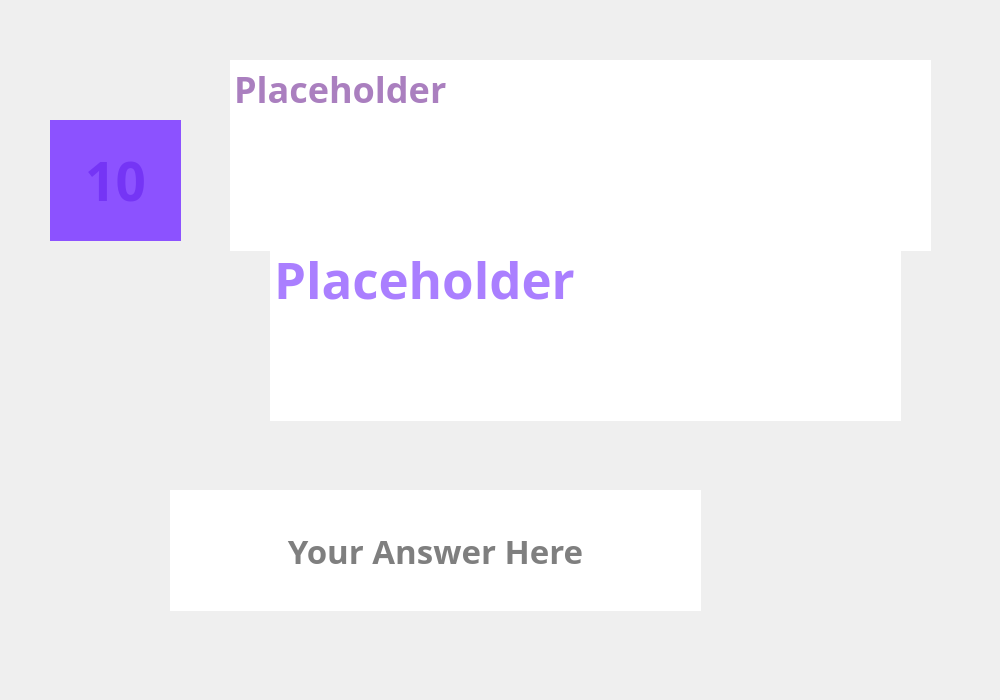
<?xml version="1.0" encoding="UTF-8"?>
<ui version="4.0">
 <class>Questions</class>
 <widget class="QWidget" name="Questions">
  <property name="geometry">
   <rect>
    <x>0</x>
    <y>0</y>
    <width>1000</width>
    <height>700</height>
   </rect>
  </property>
  <property name="minimumSize">
   <size>
    <width>750</width>
    <height>500</height>
   </size>
  </property>
  <property name="maximumSize">
   <size>
    <width>1000</width>
    <height>700</height>
   </size>
  </property>
  <property name="sizeIncrement">
   <size>
    <width>0</width>
    <height>0</height>
   </size>
  </property>
  <property name="windowTitle">
   <string>Question</string>
  </property>
  <widget class="QLabel" name="question_bg_asset">
   <property name="geometry">
    <rect>
     <x>1</x>
     <y>1</y>
     <width>998</width>
     <height>698</height>
    </rect>
   </property>
   <property name="minimumSize">
    <size>
     <width>750</width>
     <height>500</height>
    </size>
   </property>
   <property name="maximumSize">
    <size>
     <width>1000</width>
     <height>700</height>
    </size>
   </property>
   <property name="font">
    <font>
     <family>Segoe UI Black</family>
     <weight>75</weight>
     <bold>true</bold>
    </font>
   </property>
   <property name="text">
    <string/>
   </property>
   <property name="pixmap">
    <pixmap>../Picture Assets/game_bg.png</pixmap>
   </property>
   <property name="scaledContents">
    <bool>true</bool>
   </property>
  </widget>
  <widget class="QLineEdit" name="answer_user">
   <property name="geometry">
    <rect>
     <x>170</x>
     <y>490</y>
     <width>531</width>
     <height>121</height>
    </rect>
   </property>
   <property name="font">
    <font>
     <family>Segoe UI Black</family>
     <pointsize>25</pointsize>
     <weight>75</weight>
     <bold>true</bold>
    </font>
   </property>
   <property name="frame">
    <bool>false</bool>
   </property>
   <property name="alignment">
    <set>Qt::AlignCenter</set>
   </property>
   <property name="placeholderText">
    <string>Your Answer Here</string>
   </property>
   <property name="clearButtonEnabled">
    <bool>true</bool>
   </property>
  </widget>
  <widget class="QPushButton" name="ans_bt">
   <property name="geometry">
    <rect>
     <x>740</x>
     <y>480</y>
     <width>141</width>
     <height>141</height>
    </rect>
   </property>
   <property name="styleSheet">
    <string notr="true">QPushButton {border-radius: 70px;}

QPushButton:hover {

	background-color: rgb(125, 73, 229);
	}</string>
   </property>
   <property name="text">
    <string/>
   </property>
   <property name="icon">
    <iconset>
     <normaloff>../Picture Assets/ans_bt.png</normaloff>../Picture Assets/ans_bt.png</iconset>
   </property>
   <property name="iconSize">
    <size>
     <width>150</width>
     <height>165</height>
    </size>
   </property>
   <property name="shortcut">
    <string>Return</string>
   </property>
   <property name="flat">
    <bool>true</bool>
   </property>
  </widget>
  <widget class="QPushButton" name="back_bt">
   <property name="geometry">
    <rect>
     <x>70</x>
     <y>300</y>
     <width>101</width>
     <height>101</height>
    </rect>
   </property>
   <property name="styleSheet">
    <string notr="true">QPushButton {border-radius: 50px;}

QPushButton:hover {

	background-color: rgb(125, 73, 229);
	}</string>
   </property>
   <property name="text">
    <string/>
   </property>
   <property name="icon">
    <iconset>
     <normaloff>../Picture Assets/back_bt.png</normaloff>../Picture Assets/back_bt.png</iconset>
   </property>
   <property name="iconSize">
    <size>
     <width>100</width>
     <height>100</height>
    </size>
   </property>
   <property name="shortcut">
    <string>Esc</string>
   </property>
   <property name="flat">
    <bool>true</bool>
   </property>
  </widget>
  <widget class="QPlainTextEdit" name="number_quest">
   <property name="geometry">
    <rect>
     <x>270</x>
     <y>240</y>
     <width>631</width>
     <height>181</height>
    </rect>
   </property>
   <property name="font">
    <font>
     <family>Segoe UI Black</family>
     <pointsize>38</pointsize>
     <weight>75</weight>
     <bold>true</bold>
    </font>
   </property>
   <property name="tabletTracking">
    <bool>true</bool>
   </property>
   <property name="styleSheet">
    <string notr="true">color: rgb(85, 0, 255);</string>
   </property>
   <property name="frameShape">
    <enum>QFrame::NoFrame</enum>
   </property>
   <property name="frameShadow">
    <enum>QFrame::Plain</enum>
   </property>
   <property name="midLineWidth">
    <number>0</number>
   </property>
   <property name="sizeAdjustPolicy">
    <enum>QAbstractScrollArea::AdjustToContentsOnFirstShow</enum>
   </property>
   <property name="readOnly">
    <bool>true</bool>
   </property>
   <property name="textInteractionFlags">
    <set>Qt::TextSelectableByMouse</set>
   </property>
   <property name="placeholderText">
    <string>Placeholder</string>
   </property>
  </widget>
  <widget class="QPlainTextEdit" name="number_quest_2">
   <property name="geometry">
    <rect>
     <x>230</x>
     <y>60</y>
     <width>701</width>
     <height>191</height>
    </rect>
   </property>
   <property name="font">
    <font>
     <family>Segoe UI Black</family>
     <pointsize>27</pointsize>
     <weight>75</weight>
     <bold>true</bold>
    </font>
   </property>
   <property name="styleSheet">
    <string notr="true">color: rgb(85, 0, 127);</string>
   </property>
   <property name="frameShape">
    <enum>QFrame::NoFrame</enum>
   </property>
   <property name="frameShadow">
    <enum>QFrame::Plain</enum>
   </property>
   <property name="midLineWidth">
    <number>0</number>
   </property>
   <property name="sizeAdjustPolicy">
    <enum>QAbstractScrollArea::AdjustToContentsOnFirstShow</enum>
   </property>
   <property name="readOnly">
    <bool>true</bool>
   </property>
   <property name="textInteractionFlags">
    <set>Qt::TextSelectableByMouse</set>
   </property>
   <property name="placeholderText">
    <string>Placeholder</string>
   </property>
  </widget>
  <widget class="QLineEdit" name="round">
   <property name="geometry">
    <rect>
     <x>50</x>
     <y>120</y>
     <width>131</width>
     <height>121</height>
    </rect>
   </property>
   <property name="font">
    <font>
     <family>Segoe UI Black</family>
     <pointsize>40</pointsize>
     <weight>75</weight>
     <bold>true</bold>
    </font>
   </property>
   <property name="autoFillBackground">
    <bool>false</bool>
   </property>
   <property name="styleSheet">
    <string notr="true">color: rgb(93, 23, 235);
background-color: rgb(140, 82, 255);</string>
   </property>
   <property name="frame">
    <bool>false</bool>
   </property>
   <property name="alignment">
    <set>Qt::AlignCenter</set>
   </property>
   <property name="readOnly">
    <bool>true</bool>
   </property>
   <property name="placeholderText">
    <string>10</string>
   </property>
   <property name="clearButtonEnabled">
    <bool>false</bool>
   </property>
  </widget>
 </widget>
 <resources/>
 <connections/>
</ui>
